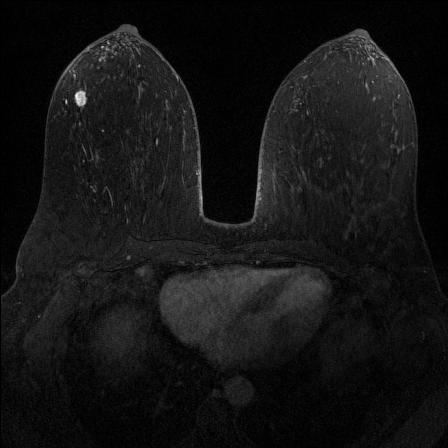
#> input picture contrast_image_2.jpg, 448 x 448 px
$ python thresholding.py
#> lines starting #> are read from the running program, lines starting #| are printed output that depends on the picture; after the words box and inside, x2 and y2 are one past the last pixel; in counts of white or black regions, pixels touching at a corner belong together
from matplotlib import pyplot as plt
import numpy as np
from skimage.filters import threshold_multiotsu, threshold_otsu
import cv2
from skimage.morphology import (erosion, dilation, opening, closing,  # noqa
                                white_tophat)
from skimage.morphology import black_tophat, skeletonize, convex_hull_image  # noqa
from skimage.morphology import disk, rectangle, square
from skimage import exposure
from skimage.filters import median, gaussian
from skimage.filters import try_all_threshold, threshold_minimum, threshold_yen
from skimage import feature
from skimage import filters
from skimage.filters import gaussian
from skimage.segmentation import active_contour, flood_fill, flood, watershed
from skimage.segmentation import morphological_geodesic_active_contour, inverse_gaussian_gradient
from skimage.morphology import disk

img = cv2.imread("contrast_image_2.jpg", 0)
#> img is the input picture: shape (448, 448); min 0, max 255, mean 20.5
img2 = cv2.imread("contrast_image.jpg", 0)
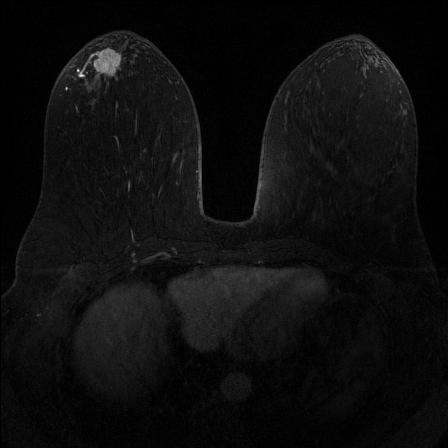
#> input picture contrast_image.jpg, 448 x 448 px
#> img2 is the input picture: shape (448, 448); min 0, max 249, mean 14

plt.imshow(img2, cmap='gray')
plt.xlabel('Pixels X')
plt.ylabel('Pixels Y')
plt.title('Original Image')
plt.show()

from scipy import ndimage as ndi

img2 = exposure.adjust_gamma(img2, 3)
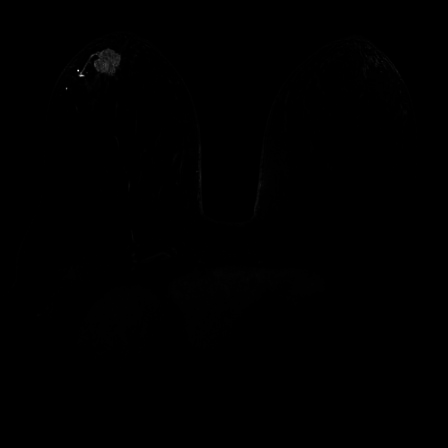
#> img2: shape (448, 448); min 0, max 237, mean 0.2
plt.imshow(img2, cmap='gray')
plt.xlabel('Pixels X')
plt.ylabel('Pixels Y')
plt.title('Gamma Corrected Image y = 2')
plt.show()


s = np.linspace(0, 2*np.pi, 400)
r = 200 + 200*np.sin(s)
c = 200 + 200*np.cos(s)
init = np.array([r, c]).T
snake = active_contour(gaussian(img2, sigma=1), init, alpha=0.015, beta=10, gamma=0.001)
#> snake = 400 pairs, first value 49.01 to 186.1, second value 66.69 to 260.7
fig, ax = plt.subplots(figsize=(7, 7))
ax.imshow(img2, cmap=plt.cm.gray)
ax.plot(init[:, 1], init[:, 0], '--r', lw=3)
ax.plot(snake[:, 1], snake[:, 0], '-b', lw=3)
plt.xlabel('Pixels X')
plt.ylabel('Pixels Y')
plt.title('Active contour - snakes method')

plt.show()

from skimage.util import img_as_ubyte
from skimage.filters import rank

image = img_as_ubyte(img2)

img2 = gaussian(img2, sigma=1)

markers = rank.gradient(img2, disk(5)) < 10
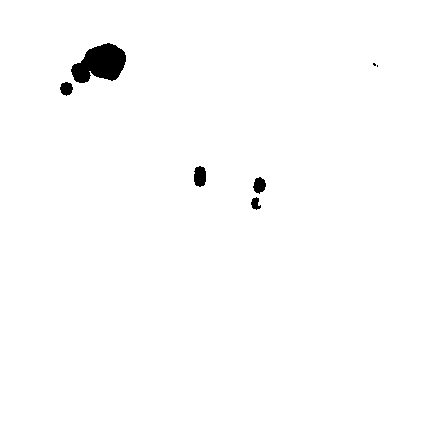
#> markers: shape (448, 448) bool; 99% white; 7 black regions (2 under 20 px), largest, box (x1, y1, x2, y2) and area: (71, 43, 126, 83) 1464, (194, 166, 206, 187) 210, (253, 177, 266, 194) 154, (60, 82, 73, 96) 134, (251, 197, 261, 210) 82
markers = ndi.label(markers)[0]

# local gradient (disk(2) is used to keep edges thin)
gradient = rank.gradient(img2, disk(2))

# process the watershed
labels = watershed(gradient, markers)
#> labels: shape (448, 448) int32; every value is 1

# display results
fig, axes = plt.subplots(nrows=2, ncols=2, figsize=(8, 8),
                         sharex=True, sharey=True)
ax = axes.ravel()

ax[0].imshow(image, cmap=plt.cm.gray)
ax[0].set_title("Original")

ax[1].imshow(gradient, cmap=plt.cm.nipy_spectral)
ax[1].set_title("Local Gradient")

ax[2].imshow(markers, cmap=plt.cm.nipy_spectral)
ax[2].set_title("Markers")

ax[3].imshow(image, cmap=plt.cm.gray)
ax[3].imshow(labels, cmap=plt.cm.gray, alpha=.5)
ax[3].set_title("Segmented")

for a in ax:
    a.axis('off')

fig.tight_layout()
plt.show()


plt.imshow(img2, cmap='gray')
plt.show()

geodesic = morphological_geodesic_active_contour(img2, 100)
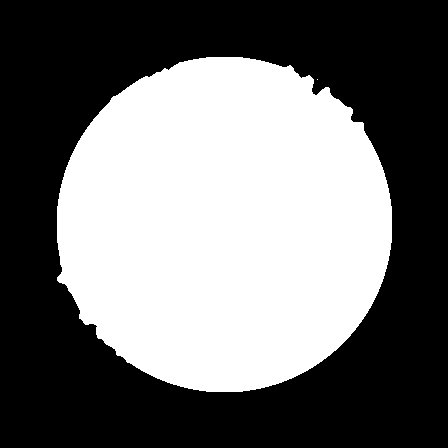
#> geodesic: shape (448, 448) int8; values 0 (black) and 1 (white), 44.2% white; 2 white regions (1 under 20 px), largest, box (x1, y1, x2, y2) and area: (57, 57, 392, 392) 88774
plt.imshow(geodesic, cmap='gray')
plt.show()

edges1 = feature.canny(img2)
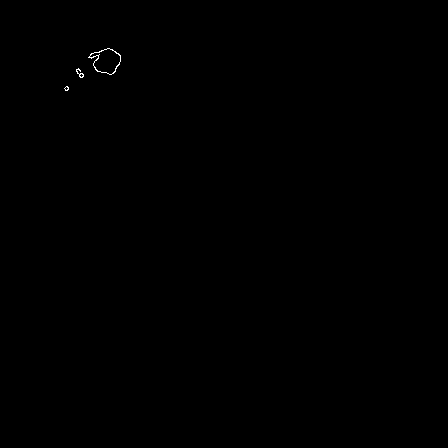
#> edges1: shape (448, 448) bool; 0.08% white in thin lines or dots, all inside (x1, y1, x2, y2) = (64, 48, 121, 91)
plt.imshow(edges1, cmap='gray')
plt.xlabel('Pixels X')
plt.ylabel('Pixels Y')
plt.title('Canny threshold')
plt.show()
edges2 = feature.canny(img2, sigma=3)
#> edges2: shape (448, 448) bool; every value is 0
plt.xlabel('Pixels X')
plt.ylabel('Pixels Y')
plt.title('Canny threshold sigma = 3')
plt.imshow(edges2, cmap='gray')
plt.show()

edge_roberts = filters.roberts(img2)
plt.imshow(edge_roberts, cmap='gray')
plt.xlabel('Pixels X')
plt.ylabel('Pixels Y')
plt.title('Roberts threshold')
plt.show()
edge_sobel = filters.sobel(img2)
plt.imshow(edge_sobel, cmap='gray')
plt.xlabel('Pixels X')
plt.ylabel('Pixels Y')
plt.title('Sobel threshold')
plt.show()
edge_laplace = filters.laplace(img2)
plt.imshow(edge_laplace, cmap='gray')
plt.xlabel('Pixels X')
plt.ylabel('Pixels Y')
plt.title('Laplace threshold')
plt.show()
from skimage.filters import threshold_otsu, threshold_isodata, threshold_li, threshold_minimum, threshold_mean
thresh_yen = threshold_yen(img2)
#> thresh_yen = 0.0365
bin = img2 > thresh_yen
#> bin: shape (448, 448) bool; 0.37% white; 7 white regions (5 under 20 px), largest, box (x1, y1, x2, y2) and area: (76, 48, 121, 78) 682, (199, 171, 201, 183) 23
plt.xlabel('Pixels X')
plt.ylabel('Pixels Y')
plt.title('Yen threshold')
plt.imshow(bin, cmap='gray')
plt.show()

thresh_otsu = threshold_otsu(img2)
#> thresh_otsu = 0.0576
bin = img2 > thresh_otsu
#> bin: shape (448, 448) bool; 0.3% white; 3 white regions (1 under 20 px), largest, box (x1, y1, x2, y2) and area: (90, 48, 121, 75) 532, (76, 68, 85, 78) 61
plt.xlabel('Pixels X')
plt.ylabel('Pixels Y')
plt.title('Otsu threshold')
plt.imshow(bin, cmap='gray')
plt.show()

thresh_minimum = threshold_minimum(img2)
#> thresh_minimum = 0.0868
bin = img2 > thresh_minimum
#> bin: shape (448, 448) bool; 0.25% white; 4 white regions (2 under 20 px), largest, box (x1, y1, x2, y2) and area: (94, 49, 120, 73) 441, (76, 69, 85, 78) 43
plt.xlabel('Pixels X')
plt.ylabel('Pixels Y')
plt.title('Minimum threshold')
plt.imshow(bin, cmap='gray')
plt.show()


thresh_li = threshold_li(img2)
#> thresh_li = 0.00171
bin = img2 > thresh_li
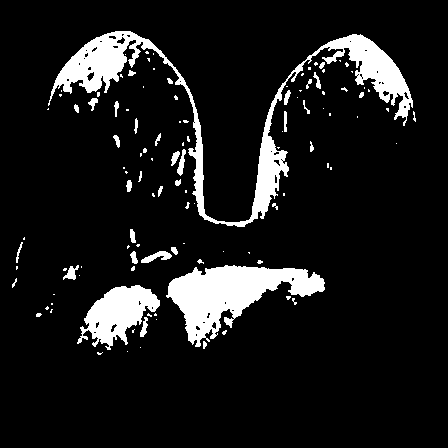
#> bin: shape (448, 448) bool; 10% white; 114 white regions (79 under 20 px), largest, box (x1, y1, x2, y2) and area: (48, 31, 413, 227) 9157, (166, 265, 325, 347) 5882, (77, 285, 160, 350) 2761
plt.xlabel('Pixels X')
plt.ylabel('Pixels Y')
plt.title('Li threshold')
plt.imshow(bin, cmap='gray')
plt.show()


thresh_iso = threshold_isodata(img2)
#> thresh_iso = 0.0576
bin = img2 > thresh_iso
plt.xlabel('Pixels X')
plt.ylabel('Pixels Y')
plt.title('Isodata threshold')
plt.imshow(bin, cmap='gray')
plt.show()

thresh_mean = threshold_mean(img2)
#> thresh_mean = 0.000922
bin = img2 > thresh_mean
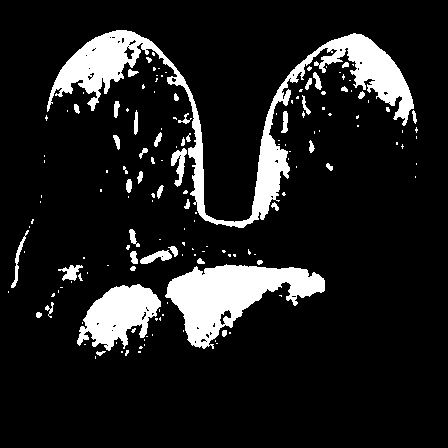
#> bin: shape (448, 448) bool; 12.1% white; 159 white regions (113 under 20 px), largest, box (x1, y1, x2, y2) and area: (47, 30, 414, 228) 11195, (165, 264, 325, 349) 6461, (77, 284, 161, 351) 3259
plt.xlabel('Pixels X')
plt.ylabel('Pixels Y')
plt.title('Mean threshold')
plt.imshow(bin, cmap='gray')
plt.show()
